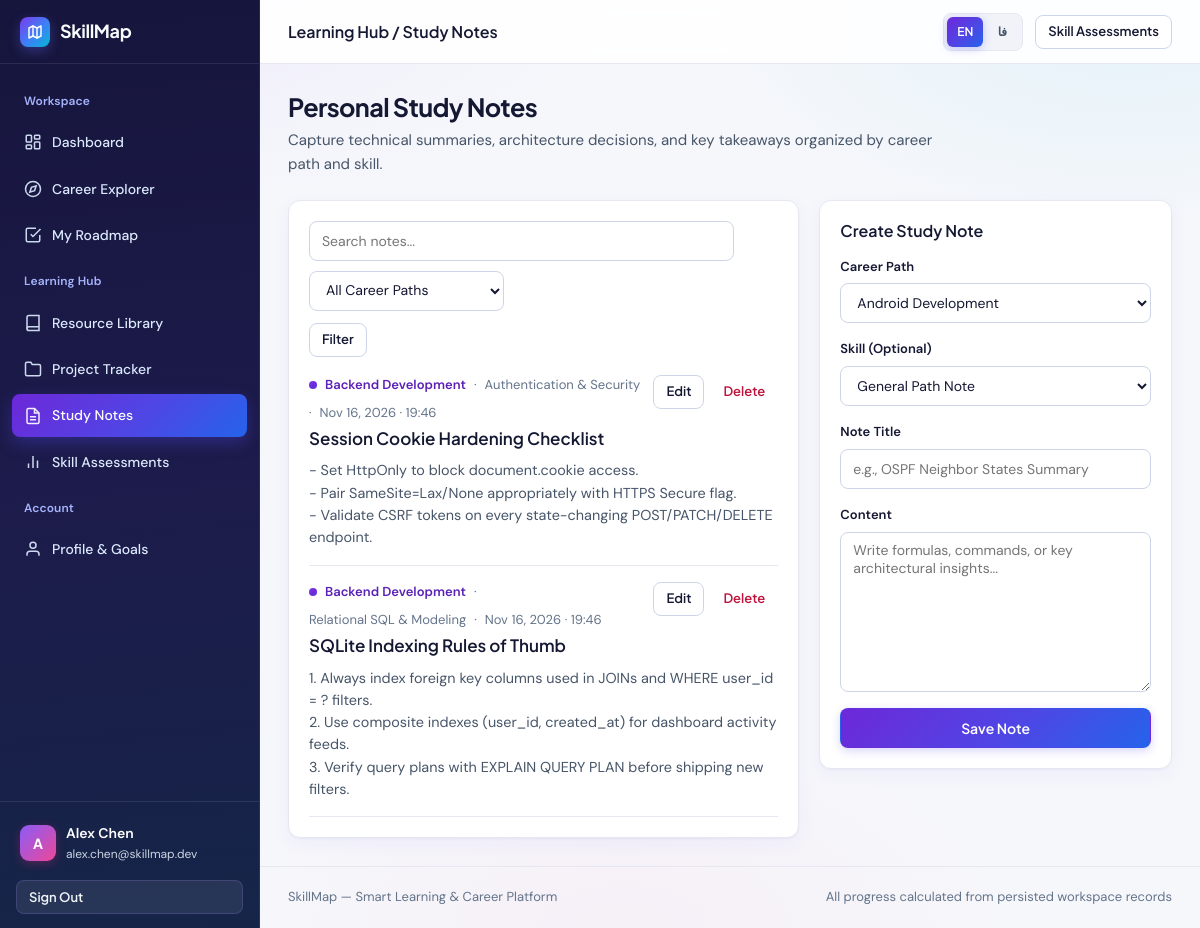
The app's page /notes (signed in) with its own data.
### tables this page shows
CREATE TABLE users (
    id INTEGER PRIMARY KEY AUTOINCREMENT,
    full_name TEXT NOT NULL,
    email TEXT NOT NULL UNIQUE,
    password_hash TEXT NOT NULL,
    bio TEXT NOT NULL DEFAULT '',
    target_career_id INTEGER REFERENCES career_paths(id) ON DELETE SET NULL,
    weekly_goal_hours REAL NOT NULL DEFAULT 10.0 CHECK (weekly_goal_hours >= 1 AND weekly_goal_hours <= 100),
    created_at DATETIME NOT NULL DEFAULT CURRENT_TIMESTAMP,
    updated_at DATETIME NOT NULL DEFAULT CURRENT_TIMESTAMP
);

CREATE TABLE notes (
    id INTEGER PRIMARY KEY AUTOINCREMENT,
    user_id INTEGER NOT NULL REFERENCES users(id) ON DELETE CASCADE,
    career_path_id INTEGER NOT NULL REFERENCES career_paths(id) ON DELETE CASCADE,
    skill_id INTEGER REFERENCES skills(id) ON DELETE SET NULL,
    title TEXT NOT NULL,
    content TEXT NOT NULL,
    created_at DATETIME NOT NULL DEFAULT CURRENT_TIMESTAMP,
    updated_at DATETIME NOT NULL DEFAULT CURRENT_TIMESTAMP
);

CREATE TABLE career_paths (
    id INTEGER PRIMARY KEY AUTOINCREMENT,
    slug TEXT NOT NULL UNIQUE,
    title TEXT NOT NULL UNIQUE,
    tagline TEXT NOT NULL,
    description TEXT NOT NULL,
    estimated_hours INTEGER NOT NULL CHECK (estimated_hours > 0),
    estimated_months INTEGER NOT NULL CHECK (estimated_months > 0),
    difficulty_summary TEXT NOT NULL,
    icon_name TEXT NOT NULL DEFAULT 'compass',
    accent_color TEXT NOT NULL DEFAULT '#4338CA',
    created_at DATETIME NOT NULL DEFAULT CURRENT_TIMESTAMP
);

CREATE TABLE skills (
    id INTEGER PRIMARY KEY AUTOINCREMENT,
    career_path_id INTEGER NOT NULL REFERENCES career_paths(id) ON DELETE CASCADE,
    name TEXT NOT NULL,
    level TEXT NOT NULL CHECK (level IN ('Beginner', 'Intermediate', 'Advanced')),
    description TEXT NOT NULL,
    estimated_hours INTEGER NOT NULL DEFAULT 20 CHECK (estimated_hours > 0),
    sort_order INTEGER NOT NULL DEFAULT 0,
    UNIQUE (career_path_id, name)
);

### routes/notes_assessments.py (the view, shortened to what this page needs)
@hub_bp.route("/notes")
@login_required
def notes_index():
    career_filter = request.args.get("career_id", "").strip()
    search = request.args.get("q", "").strip()
    sql = """
        SELECT n.*, cp.title AS career_title, cp.slug AS career_slug, s.name AS skill_name
        FROM notes n
        JOIN career_paths cp ON cp.id = n.career_path_id
        LEFT JOIN skills s ON s.id = n.skill_id
        WHERE n.user_id = ?
    """
    params: list = [g.user["id"]]
    if career_filter.isdigit():
        sql += " AND n.career_path_id = ?"
        params.append(int(career_filter))
    sql += " ORDER BY n.updated_at DESC, n.id DESC"
    notes = query_all(sql, params)
    careers = query_all("SELECT id, slug, title FROM career_paths ORDER BY title ASC")
    skills = query_all("SELECT id, career_path_id, name FROM skills ORDER BY career_path_id ASC, sort_order ASC")
    return render_template(
        "notes/index.html",
        notes=notes,
        careers=careers,
        skills=skills,
        filters={"career_id": career_filter, "q": search},
    )

### templates/notes/index.html (shortened to what this page needs)
{% extends "base.html" %}
{% block page_breadcrumb %}{{ t('bc.notes') }}{% endblock %}
{% block topbar_action %}
  <a href="{{ url_for('hub.assessments_index') }}" class="btn btn-sm btn-secondary">{{ t('nav.skill_assessments') }}</a>
{% endblock %}
{% block content %}
<div class="page-header">
  <div>
    <h1 class="page-title">{{ t('notes.heading') }}</h1>
    <p class="page-subtitle">{{ t('notes.sub') }}</p>
  </div>
</div>
<section class="grid-dashboard-main">
  <div class="surface-card">
    <form action="{{ url_for('hub.notes_index') }}" method="GET" class="toolbar">
      <div class="toolbar-filters">
        <input
          type="search"
          name="q"
          class="form-control search-input"
          value="{{ filters.q }}"
          placeholder="{{ t('notes.search_placeholder') }}"
          aria-label="{{ t('notes.search_aria') }}"
        />
        <select name="career_id" class="form-control" style="width: auto;" aria-label="{{ t('notes.filter_career_aria') }}">
          <option value="">{{ t('notes.all_careers') }}</option>
        </select>
      </div>
      <div style="display: flex; gap: 8px;">
        <button type="submit" class="btn btn-secondary btn-sm">{{ t('common.filter') }}</button>
      </div>
    </form>
    {% if notes %}
      <div class="stack-md">
        {% for note in notes %}
          {% set note_title = t_note_title(note.title) %}
          {% set note_content = t_note_content(note.title, note.content) %}
          <article class="{% if note.career_slug %}career-theme--{{ note.career_slug }}{% endif %}" style="padding-bottom: 16px; border-bottom: 1px solid var(--border-hairline);">
            <div style="display: flex; justify-content: space-between; align-items: flex-start; gap: 12px;">
              <div>
                <div class="meta-line" style="margin-bottom: 4px;">
                  <span class="career-dot" aria-hidden="true"></span>
                  <span class="career-ink-text">{{ t_career_field(note.career_slug, 'title', note.career_title) }}</span>
                  {% if note.skill_name %}
                    <span aria-hidden="true">&middot;</span>
                    <span>{{ t_skill_name(note.skill_name) }}</span>
                  {% endif %}
                  <span aria-hidden="true">&middot;</span>
                  <span class="tabular-nums">{{ note.updated_at|format_datetime }}</span>
                </div>
                <h3 style="font-size: 1.0625rem;">{{ note_title }}</h3>
              </div>
              <div style="display: flex; gap: 6px;">
                <button
                  type="button"
                  class="btn btn-secondary btn-sm"
                  data-edit-note
                  data-id="{{ note.id }}"
                  data-title="{{ note_title }}"
                  data-content="{{ note_content }}"
                >
                  {{ t('common.edit') }}
                </button>
                <form
                  action="{{ url_for('hub.delete_note', note_id=note.id) }}"
                  method="POST"
                  data-confirm="{{ t('notes.confirm_delete', title=note_title) }}"
                >
                  <button type="submit" class="btn btn-ghost btn-sm" style="color: var(--status-danger);">{{ t('common.delete') }}</button>
                </form>
              </div>
            </div>
            <pre style="margin: 10px 0 0; white-space: pre-wrap; font-family: var(--font-body); font-size: 0.9rem; color: var(--text-secondary); line-height: 1.55;">{{ note_content }}</pre>
          </article>
        {% endfor %}
      </div>
    {% else %}
      <div class="empty-state">
        <div class="empty-state-title">{{ t('notes.empty_title') }}</div>
        <p class="empty-state-desc">{{ t('notes.empty_desc') }}</p>
      </div>
    {% endif %}
  </div>
  <div class="surface-card" style="height: fit-content;">
    <div class="card-header">
      <h2 class="card-title">{{ t('notes.create_card') }}</h2>
    </div>
    <form action="{{ url_for('hub.add_note') }}" method="POST" class="stack-md">
      <div class="form-group">
        <label for="note-career" class="form-label">{{ t('notes.field_career') }}</label>
        <select id="note-career" name="career_path_id" class="form-control" required data-career-select="note-skill">
          {% for c in careers %}
            <option value="{{ c.id }}">{{ t_career_field(c.slug, 'title', c.title) }}</option>
          {% endfor %}
        </select>
      </div>
      <div class="form-group">
        <label for="note-skill" class="form-label">{{ t('notes.field_skill_opt') }}</label>
        <select id="note-skill" name="skill_id" class="form-control">
          <option value="">{{ t('notes.general_note') }}</option>
        </select>
      </div>
      <div class="form-group">
        <label for="note-title" class="form-label">{{ t('notes.field_title') }}</label>
        <input id="note-title" name="title" type="text" class="form-control" required minlength="2" maxlength="140" placeholder="{{ t('notes.title_placeholder') }}" />
      </div>
      <div class="form-group">
        <label for="note-content" class="form-label">{{ t('notes.field_content') }}</label>
        <textarea id="note-content" name="content" class="form-control" style="min-height: 160px;" required placeholder="{{ t('notes.content_placeholder') }}"></textarea>
      </div>
      <button type="submit" class="btn btn-primary">{{ t('notes.save_btn') }}</button>
    </form>
  </div>
</section>
{% endblock %}

### templates/base.html (shortened to what this page needs)
<!doctype html>
<html lang="{{ current_lang }}" dir="{{ text_dir }}">
  <head>
    <link rel="stylesheet" href="{{ url_for('static', filename='css/styles.css') }}" />
  </head>
  <body>
    {% macro language_switcher() %}
      <div class="lang-switcher" role="group" aria-label="{{ t('lang.label') }}">
        <form action="{{ url_for('main.switch_language', lang_code='en') }}" method="POST" style="display: inline-flex;">
          <button
            type="submit"
            class="lang-switcher-btn {% if current_lang == 'en' %}active{% endif %}"
            data-lang-switch="en"
            aria-pressed="{{ 'true' if current_lang == 'en' else 'false' }}"
            aria-label="{{ t('lang.switch_to_en') }}"
            title="{{ t('lang.switch_to_en') }}"
          >{{ t('lang.en') }}</button>
        </form>
        <form action="{{ url_for('main.switch_language', lang_code='fa') }}" method="POST" style="display: inline-flex;">
          <button
            type="submit"
            class="lang-switcher-btn {% if current_lang == 'fa' %}active{% endif %}"
            data-lang-switch="fa"
            aria-pressed="{{ 'true' if current_lang == 'fa' else 'false' }}"
            aria-label="{{ t('lang.switch_to_fa') }}"
            title="{{ t('lang.switch_to_fa') }}"
          >{{ t('lang.fa') }}</button>
        </form>
      </div>
    {% endmacro %}
    {% if current_user %}
      <div class="app-shell">
        <aside class="sidebar" id="app-sidebar" aria-label="{{ t('nav.sidebar_aria') }}">
          <div class="sidebar-brand">
            <a href="{{ url_for('main.dashboard') }}" class="brand-mark">
              <span class="brand-icon" aria-hidden="true">
                <svg width="16" height="16" viewBox="0 0 24 24" fill="none" stroke="currentColor" stroke-width="2.2" stroke-linecap="round" stroke-linejoin="round">
                  <polygon points="3 6 9 3 15 6 21 3 21 18 15 21 9 18 3 21" />
                  <line x1="9" y1="3" x2="9" y2="18" />
                  <line x1="15" y1="6" x2="15" y2="21" />
                </svg>
              </span>
              <span>{{ t('app.name') }}</span>
            </a>
          </div>
          <nav class="sidebar-nav">
            <div class="nav-section-label">{{ t('nav.workspace') }}</div>
            <a href="{{ url_for('main.dashboard') }}" class="nav-link {% if request.endpoint == 'main.dashboard' %}active{% endif %}">
              <svg viewBox="0 0 24 24" fill="none" stroke="currentColor" stroke-width="2"><rect x="3" y="3" width="7" height="9" rx="1"/><rect x="14" y="3" width="7" height="5" rx="1"/><rect x="14" y="12" width="7" height="9" rx="1"/><rect x="3" y="16" width="7" height="5" rx="1"/></svg>
              <span>{{ t('nav.dashboard') }}</span>
            </a>
            <a href="{{ url_for('careers.index') }}" class="nav-link {% if request.blueprint == 'careers' %}active{% endif %}">
              <svg viewBox="0 0 24 24" fill="none" stroke="currentColor" stroke-width="2"><circle cx="12" cy="12" r="10"/><polygon points="16.24 7.76 14.12 14.12 7.76 16.24 9.88 9.88 16.24 7.76"/></svg>
              <span>{{ t('nav.career_explorer') }}</span>
            </a>
            <a href="{{ url_for('roadmap.index') }}" class="nav-link {% if request.blueprint == 'roadmap' %}active{% endif %}">
              <svg viewBox="0 0 24 24" fill="none" stroke="currentColor" stroke-width="2"><path d="M9 11l3 3L22 4"/><path d="M21 12v7a2 2 0 0 1-2 2H5a2 2 0 0 1-2-2V5a2 2 0 0 1 2-2h11"/></svg>
              <span>{{ t('nav.my_roadmap') }}</span>
            </a>
            <div class="nav-section-label">{{ t('nav.learning_hub') }}</div>
            <a href="{{ url_for('resources.index') }}" class="nav-link {% if request.blueprint == 'resources' %}active{% endif %}">
              <svg viewBox="0 0 24 24" fill="none" stroke="currentColor" stroke-width="2"><path d="M4 19.5A2.5 2.5 0 0 1 6.5 17H20"/><path d="M6.5 2H20v20H6.5A2.5 2.5 0 0 1 4 19.5v-15A2.5 2.5 0 0 1 6.5 2z"/></svg>
              <span>{{ t('nav.resource_library') }}</span>
            </a>
            <a href="{{ url_for('projects.index') }}" class="nav-link {% if request.blueprint == 'projects' %}active{% endif %}">
              <svg viewBox="0 0 24 24" fill="none" stroke="currentColor" stroke-width="2"><path d="M22 19a2 2 0 0 1-2 2H4a2 2 0 0 1-2-2V5a2 2 0 0 1 2-2h5l2 3h9a2 2 0 0 1 2 2z"/></svg>
              <span>{{ t('nav.project_tracker') }}</span>
            </a>
            <a href="{{ url_for('hub.notes_index') }}" class="nav-link {% if request.endpoint == 'hub.notes_index' %}active{% endif %}">
              <svg viewBox="0 0 24 24" fill="none" stroke="currentColor" stroke-width="2"><path d="M14 2H6a2 2 0 0 0-2 2v16a2 2 0 0 0 2 2h12a2 2 0 0 0 2-2V8z"/><polyline points="14 2 14 8 20 8"/><line x1="16" y1="13" x2="8" y2="13"/><line x1="16" y1="17" x2="8" y2="17"/></svg>
              <span>{{ t('nav.study_notes') }}</span>
            </a>
            <a href="{{ url_for('hub.assessments_index') }}" class="nav-link {% if request.endpoint in ('hub.assessments_index', 'hub.take_quiz') %}active{% endif %}">
              <svg viewBox="0 0 24 24" fill="none" stroke="currentColor" stroke-width="2"><line x1="18" y1="20" x2="18" y2="10"/><line x1="12" y1="20" x2="12" y2="4"/><line x1="6" y1="20" x2="6" y2="14"/></svg>
              <span>{{ t('nav.skill_assessments') }}</span>
            </a>
            <div class="nav-section-label">{{ t('nav.account') }}</div>
            <a href="{{ url_for('auth.profile') }}" class="nav-link {% if request.endpoint == 'auth.profile' %}active{% endif %}">
              <svg viewBox="0 0 24 24" fill="none" stroke="currentColor" stroke-width="2"><path d="M20 21v-2a4 4 0 0 0-4-4H8a4 4 0 0 0-4 4v2"/><circle cx="12" cy="7" r="4"/></svg>
              <span>{{ t('nav.profile_goals') }}</span>
            </a>
          </nav>
          <div class="sidebar-footer">
            <a href="{{ url_for('auth.profile') }}" class="user-mini-card">
              <div class="user-avatar" aria-hidden="true">{{ current_user.full_name[:1]|upper }}</div>
              <div class="user-mini-meta">
                <div class="user-mini-name">{{ current_user.full_name }}</div>
                <div class="user-mini-email">{{ current_user.email }}</div>
              </div>
            </a>
            <form action="{{ url_for('auth.logout') }}" method="POST">
              <button type="submit" class="btn btn-sm btn-sidebar-logout">{{ t('nav.sign_out') }}</button>
            </form>
          </div>
        </aside>
        <div class="main-wrapper">
          <header class="topbar">
            <div class="topbar-left">
              <div class="topbar-breadcrumb">{% block page_breadcrumb %}{{ t('nav.workspace_default') }}{% endblock %}</div>
            </div>
            <div class="topbar-right">
              {{ language_switcher() }}
              {% block topbar_action %}{% endblock %}
            </div>
          </header>
          <main class="main-content">
            {% block content %}{% endblock %}
          </main>
          <footer class="site-footer">
            <span>{{ t('footer.left') }}</span>
            <span>{{ t('footer.right') }}</span>
          </footer>
        </div>
      </div>
    {% endif %}
  </body>
</html>

### records on screen
users: full_name "A", full_name "Alex Chen", email "alex.chen@skillmap.dev"
notes: updated_at "Nov 16, 2026 · 19:46", title "Session Cookie Hardening Checklist", t "Edit", t "Delete", content "- Set HttpOnly to block document.cookie access. - Pair SameSite=Lax/None appropriately with HTTPS Secure flag. - Validate CSRF tokens on every state-changing POST/PATCH/DELETE endpoint."
career_paths: slug+title "Backend Development"
skills: name "Authentication & Security"
notes: updated_at "Nov 16, 2026 · 19:46", title "SQLite Indexing Rules of Thumb", t "Edit", t "Delete", content "1. Always index foreign key columns used in JOINs and WHERE user_id = ? filters. 2. Use composite indexes (user_id, created_at) for dashboard activity feeds. 3. Verify query plans with EXPLAIN QUERY PLAN before shipping new filters."
skills: name "Relational SQL & Modeling"

### other values on screen
{{ t('app.name') }} "SkillMap"
{{ t('nav.workspace') }} "Workspace"
{{ t('nav.dashboard') }} "Dashboard"
{{ t('nav.career_explorer') }} "Career Explorer"
{{ t('nav.my_roadmap') }} "My Roadmap"
{{ t('nav.learning_hub') }} "Learning Hub"
{{ t('nav.resource_library') }} "Resource Library"
{{ t('nav.project_tracker') }} "Project Tracker"
{{ t('nav.study_notes') }} "Study Notes"
{{ t('nav.skill_assessments') }} "Skill Assessments"
{{ t('nav.account') }} "Account"
{{ t('nav.profile_goals') }} "Profile & Goals"
{{ t('nav.sign_out') }} "Sign Out"
{{ t('bc.notes') }} "Learning Hub / Study Notes"
{{ t('lang.en') }} "EN"
